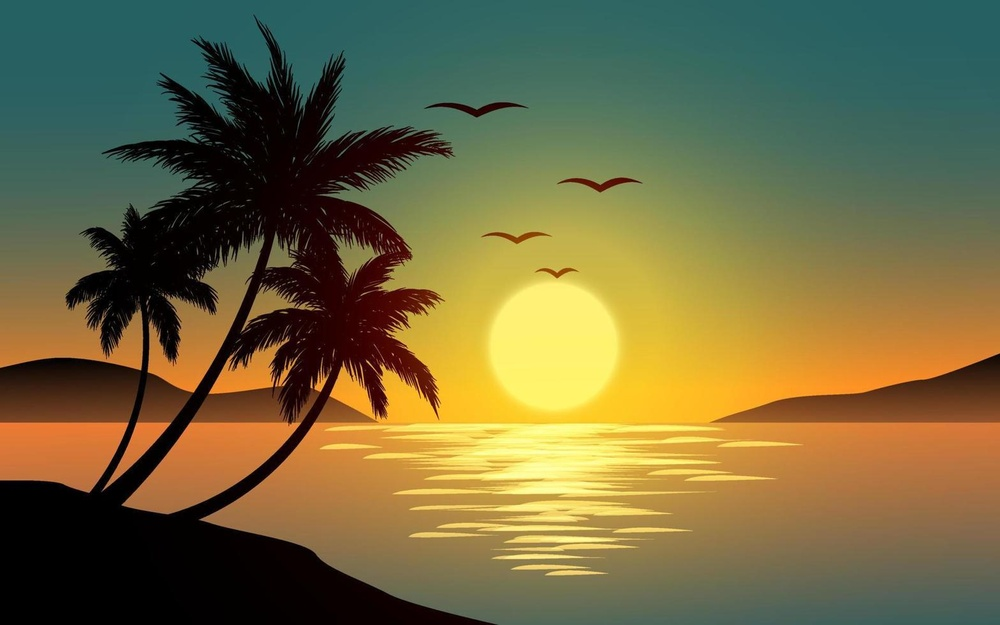
#> input picture Unidade4/paisagem.jpg, 1000 x 625 px, shrunk from 1568 x 980 before the run, found by its file name
$ jupyter execute Unidade4_Filtros_e_Convolucao.ipynb   (older library calls are emulated)
#> lines starting #> are read from the running program, lines starting #| are printed output that depends on the picture
# **Aplicação de convolução e filtro laplaciano utilizando OpenCV**

## Filtro Laplaciano

**Importação das bibliotecas**

[cell 1]
import cv2
import numpy as np
import matplotlib.pyplot as plt

**Seção 1 - Abrir o arquivo de imagem e exibir da forma original**

[cell 2]
img = cv2.imread("/content/paisagem.jpg")
#> img is the input picture: shape (625, 1000, 3); mean B, G, R 64.3, 105.4, 113.6
img = cv2.cvtColor(img, cv2.COLOR_BGR2RGB)

plt.imshow(img)
plt.show()

**Seção 2 - Conversão da imagem pra escala de cinza**

[cell 3]
img_cinza = cv2.cvtColor(img, cv2.COLOR_BGR2GRAY)
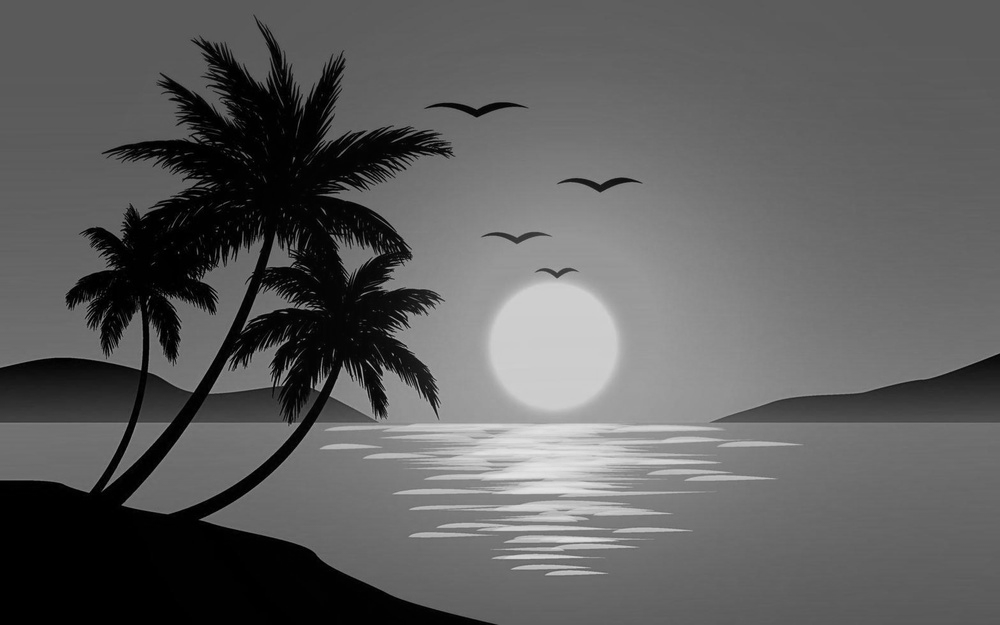
#> img_cinza: shape (625, 1000); min 0, max 230, mean 94
plt.imshow(img_cinza, cmap='gray')
plt.show()

**Seção 3 - Aplicação do filtro Laplaciano**

[cell 4]
laplacian = cv2.Laplacian(img_cinza, cv2.CV_16S, ksize=3)
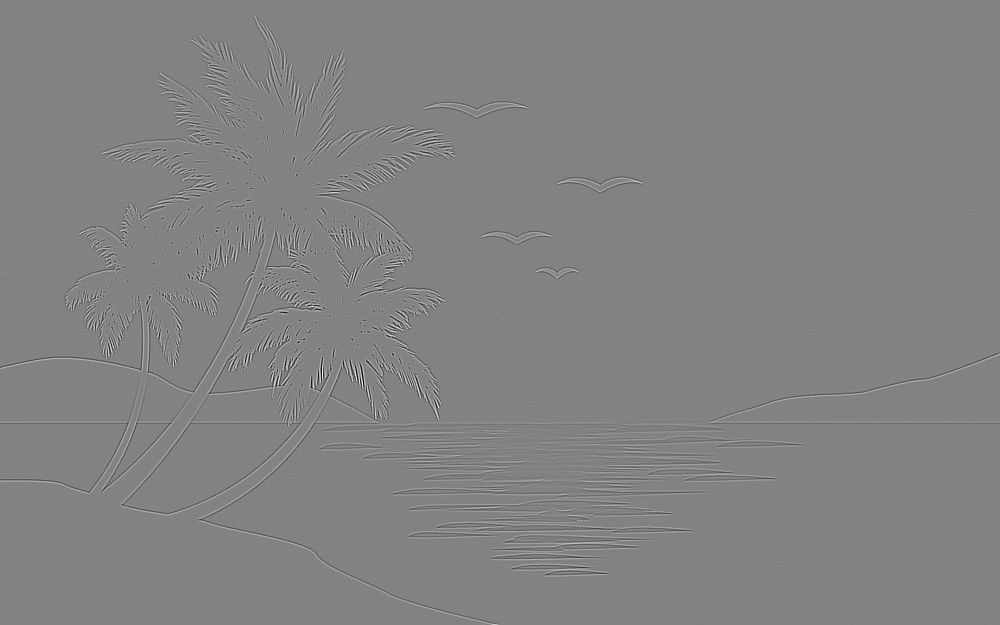
#> laplacian: shape (625, 1000) int16; min -984, max 934, mean 0; drawn with min black and max white
laplacian = cv2.convertScaleAbs(laplacian)
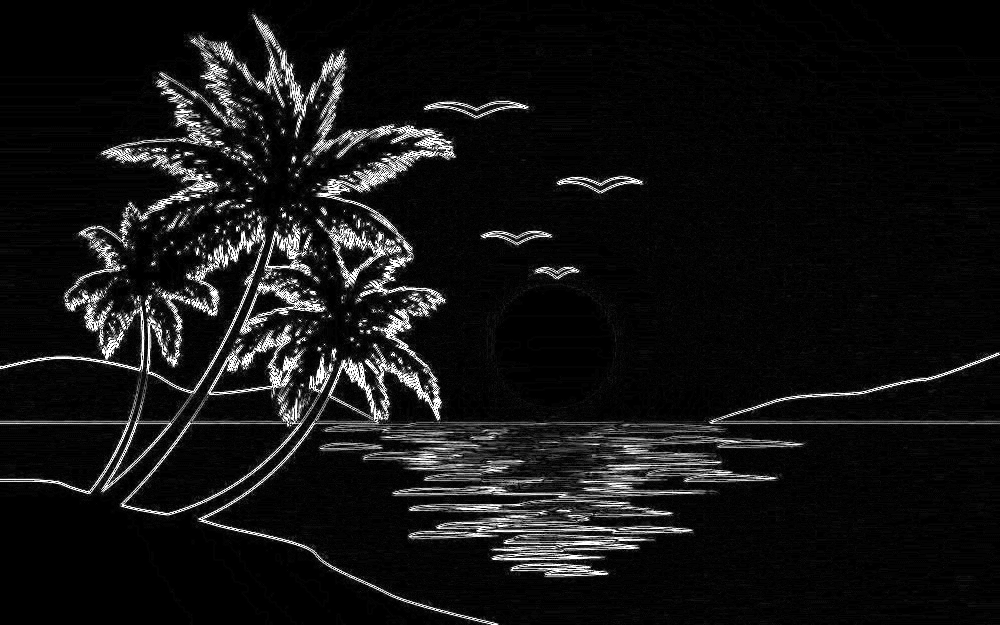
#> laplacian: shape (625, 1000); min 0, max 255, mean 19.9
plt.imshow(laplacian, cmap='gray')
plt.show()

**Seção 4 - Subtração**

[cell 5]
sub = cv2.subtract(laplacian, img_cinza)
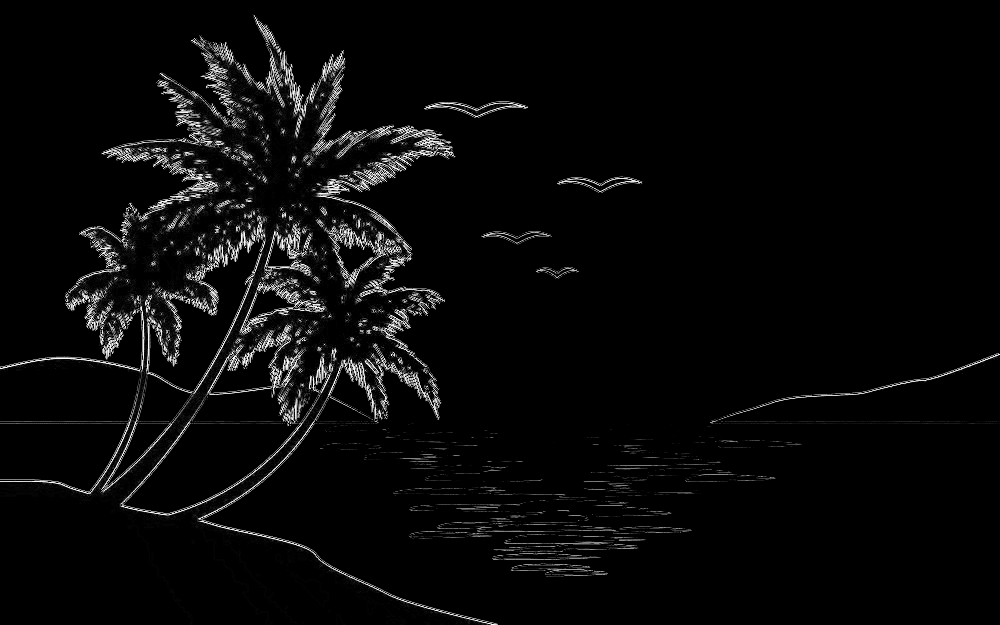
#> sub: shape (625, 1000); min 0, max 255, mean 8.9
plt.imshow(sub, cmap='gray')
plt.show()

## Convolução

**Seção 5 - Realce de Bordas**

[cell 6]
kernel = np.array([[1, 0, -1],
                   [2, 0, -2],
                   [1, 0, -1]])

[cell 7]
convolucao = cv2.filter2D(img, -1, kernel)
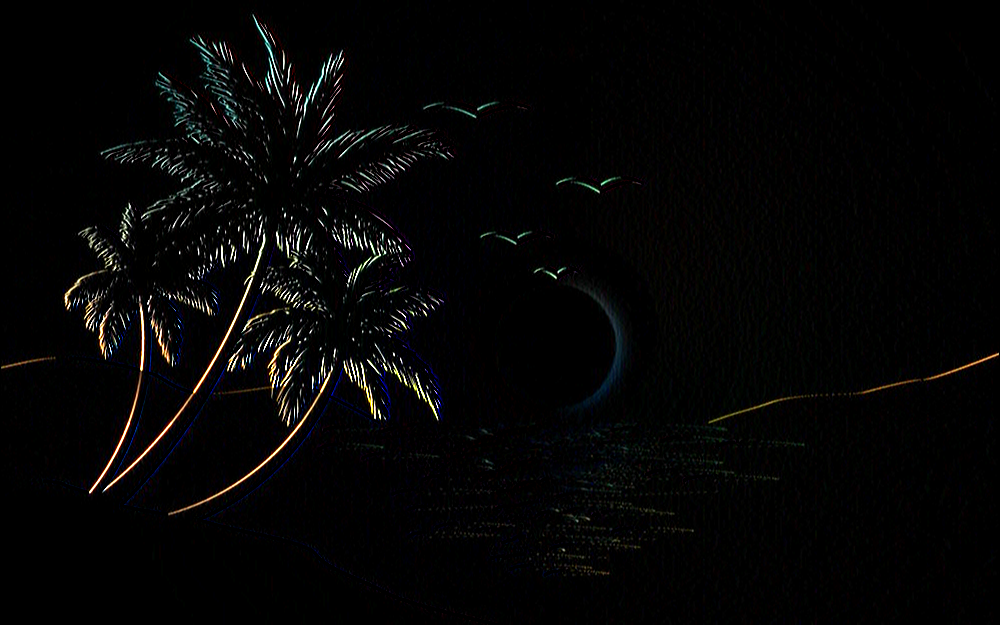
#> convolucao: shape (625, 1000, 3); mean R, G, B 5.3, 5.1, 5

[cell 8]
plt.imshow(convolucao)
plt.show()

**Seção 6 - Realce de bordas**

[cell 9]
kernel2 = np.array([[1, 2, 1],
                   [0, 0, 0],
                   [-1, -2, -1]])

[cell 10]
convolucao = cv2.filter2D(img, -1, kernel2)
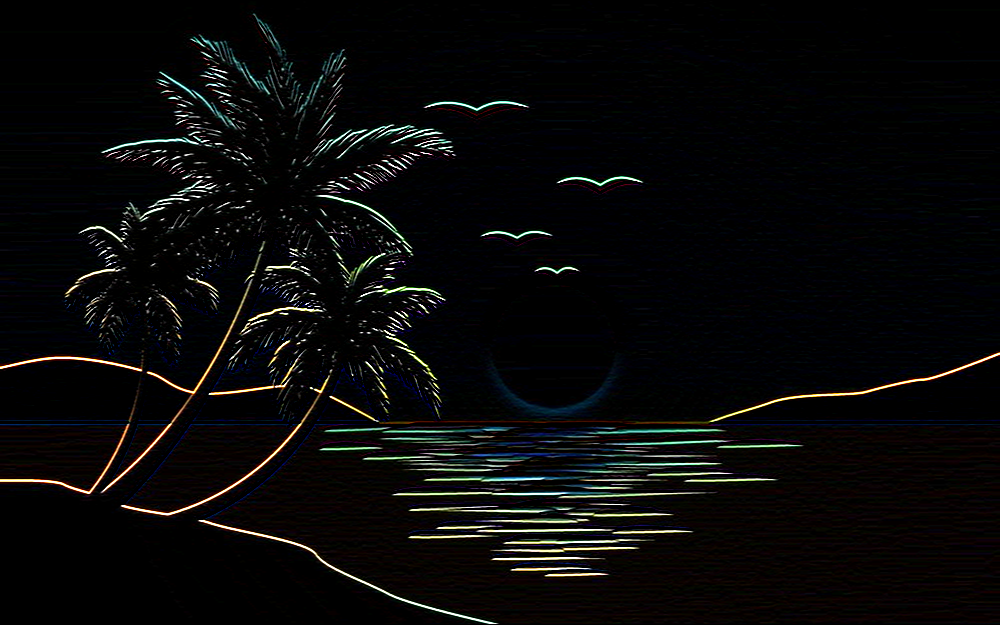
#> convolucao: shape (625, 1000, 3); mean R, G, B 9.1, 9, 8.9
